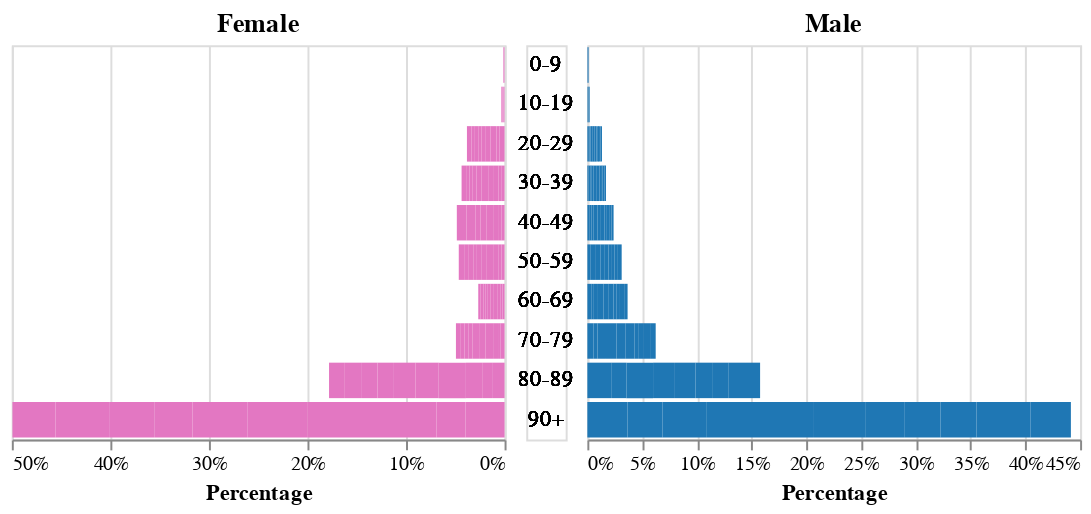

Notebook source saved alongside this figure:
### Markdown cell above
The graph's get to wide. Let's use faceting to make two rows.

Inspired and based on https://altair-viz.github.io/gallery/us_population_pyramid_over_time.html

### Code cell
#slider = alt.binding_range(min=1850, max=2000, step=10)
# select_province = alt.selection_single(name='PROVINCE', fields=['PROVINCE'],
#                                    bind=slider, init={'PROVINCE': 'Antwerpen'})
color_scale = alt.Scale(domain=['Male', 'Female'],
                        range=['#1f77b4', '#e377c2'])

select_province = alt.selection_multi(fields=['PROVINCE'], bind='legend')

base = alt.Chart(df_plot).add_selection(
    select_province
).transform_filter(
    select_province
).transform_calculate(
    gender=alt.expr.if_(alt.datum.SEX == 'M', 'Male', 'Female')
).properties(
    width=250
)

left = base.transform_filter(
    alt.datum.gender == 'Female'
).encode(
    y=alt.Y('AGEGROUP:O', axis=None),
    x=alt.X('percentage:Q', axis=alt.Axis(format='.0%'),
            title='Percentage',
            sort=alt.SortOrder('descending'),
            ),
    color=alt.Color('gender:N', scale=color_scale, legend=None),
).mark_bar().properties(title='Female')

middle = base.encode(
    y=alt.Y('AGEGROUP:O', axis=None),
    text=alt.Text('AGEGROUP:O'),
).mark_text().properties(width=20)

right = base.transform_filter(
    alt.datum.gender == 'Male'
).encode(
    y=alt.Y('AGEGROUP:O', axis=None),
    x=alt.X('percentage:Q', title='Percentage', axis=alt.Axis(format='.0%'),),
    color=alt.Color('gender:N', scale=color_scale, legend=None)
).mark_bar().properties(title='Male')

# legend = alt.Chart(df_plot).mark_text().encode(
#     y=alt.Y('PROVINCE:N', axis=None),
#     text=alt.Text('PROVINCE:N'),
#     color=alt.Color('PROVINCE:N', legend=alt.Legend(title="Provincie"))
# )

alt.concat(left, middle, right, spacing=5)

#legend=alt.Legend(title="Species by color")

### Figure 1 — Vega-Lite specification as saved in the notebook (floating-point values rounded to 4 significant figures; data arrays with more than 128 entries replaced by an {"elided": "..."} marker saying what was removed)
{"config": {"view": {"continuousWidth": 400, "continuousHeight": 300}}, "concat": [{"mark": "bar", "encoding": {"color": {"type": "nominal", "field": "gender", "legend": null, "scale": {"domain": ["Male", "Female"], "range": ["#1f77b4", "#e377c2"]}}, "x": {"type": "quantitative", "axis": {"format": ".0%"}, "field": "percentage", "sort": "descending", "title": "Percentage"}, "y": {"type": "ordinal", "axis": null, "field": "AGEGROUP"}}, "selection": {"selector001": {"type": "multi", "fields": ["PROVINCE"], "bind": "legend"}}, "title": "Female", "transform": [{"filter": {"selection": "selector001"}}, {"calculate": "if((datum.SEX === 'M'),'Male','Female')", "as": "gender"}, {"filter": "(datum.gender === 'Female')"}], "width": 250}, {"mark": "text", "encoding": {"text": {"type": "ordinal", "field": "AGEGROUP"}, "y": {"type": "ordinal", "axis": null, "field": "AGEGROUP"}}, "selection": {"selector001": {"type": "multi", "fields": ["PROVINCE"], "bind": "legend"}}, "transform": [{"filter": {"selection": "selector001"}}, {"calculate": "if((datum.SEX === 'M'),'Male','Female')", "as": "gender"}], "width": 20}, {"mark": "bar", "encoding": {"color": {"type": "nominal", "field": "gender", "legend": null, "scale": {"domain": ["Male", "Female"], "range": ["#1f77b4", "#e377c2"]}}, "x": {"type": "quantitative", "axis": {"format": ".0%"}, "field": "percentage", "title": "Percentage"}, "y": {"type": "ordinal", "axis": null, "field": "AGEGROUP"}}, "selection": {"selector001": {"type": "multi", "fields": ["PROVINCE"], "bind": "legend"}}, "title": "Male", "transform": [{"filter": {"selection": "selector001"}}, {"calculate": "if((datum.SEX === 'M'),'Male','Female')", "as": "gender"}, {"filter": "(datum.gender === 'Male')"}], "width": 250}], "data": {"name": "data-8c4256b2c33a1fca2a5d94ca31a38873"}, "spacing": 5, "$schema": "https://vega.github.io/schema/vega-lite/v4.8.1.json", "datasets": {"data-8c4256b2c33a1fca2a5d94ca31a38873": {"elided": "200 records"}}}
